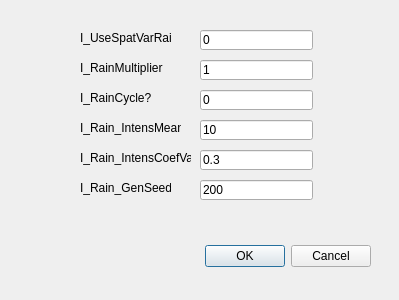
<?xml version="1.0" encoding="UTF-8"?>
<ui version="4.0">
 <class>Dialog</class>
 <widget class="QDialog" name="Dialog">
  <property name="geometry">
   <rect>
    <x>0</x>
    <y>0</y>
    <width>399</width>
    <height>300</height>
   </rect>
  </property>
  <property name="windowTitle">
   <string>Input RainFall Parameters</string>
  </property>
  <property name="windowIcon">
   <iconset resource="images.qrc">
    <normaloff>:/background/GenRiver logo.jpg</normaloff>:/background/GenRiver logo.jpg</iconset>
  </property>
  <widget class="QDialogButtonBox" name="buttonBox">
   <property name="geometry">
    <rect>
     <x>30</x>
     <y>240</y>
     <width>341</width>
     <height>32</height>
    </rect>
   </property>
   <property name="orientation">
    <enum>Qt::Horizontal</enum>
   </property>
   <property name="standardButtons">
    <set>QDialogButtonBox::Cancel|QDialogButtonBox::Ok</set>
   </property>
  </widget>
  <widget class="QLineEdit" name="I_RainMultiplier">
   <property name="geometry">
    <rect>
     <x>200</x>
     <y>60</y>
     <width>113</width>
     <height>20</height>
    </rect>
   </property>
   <property name="text">
    <string>1</string>
   </property>
  </widget>
  <widget class="QLabel" name="I_Rain_IntensMeanlabel">
   <property name="geometry">
    <rect>
     <x>80</x>
     <y>120</y>
     <width>101</width>
     <height>16</height>
    </rect>
   </property>
   <property name="text">
    <string>I_Rain_IntensMean</string>
   </property>
  </widget>
  <widget class="QLabel" name="I_RainMultiplierlabel">
   <property name="geometry">
    <rect>
     <x>80</x>
     <y>60</y>
     <width>91</width>
     <height>16</height>
    </rect>
   </property>
   <property name="text">
    <string>I_RainMultiplier</string>
   </property>
  </widget>
  <widget class="QLabel" name="label_5">
   <property name="geometry">
    <rect>
     <x>80</x>
     <y>180</y>
     <width>91</width>
     <height>16</height>
    </rect>
   </property>
   <property name="text">
    <string>I_Rain_GenSeed</string>
   </property>
  </widget>
  <widget class="QLabel" name="label">
   <property name="geometry">
    <rect>
     <x>80</x>
     <y>30</y>
     <width>91</width>
     <height>16</height>
    </rect>
   </property>
   <property name="text">
    <string>I_UseSpatVarRain?</string>
   </property>
  </widget>
  <widget class="QLineEdit" name="I_Rain_GenSeed">
   <property name="geometry">
    <rect>
     <x>200</x>
     <y>180</y>
     <width>113</width>
     <height>20</height>
    </rect>
   </property>
   <property name="text">
    <string>200</string>
   </property>
  </widget>
  <widget class="QLineEdit" name="I_Rain_IntensCoefVar">
   <property name="geometry">
    <rect>
     <x>200</x>
     <y>150</y>
     <width>113</width>
     <height>20</height>
    </rect>
   </property>
   <property name="text">
    <string>0.3</string>
   </property>
  </widget>
  <widget class="QLineEdit" name="isI_UseSpatVarRain">
   <property name="geometry">
    <rect>
     <x>200</x>
     <y>30</y>
     <width>113</width>
     <height>20</height>
    </rect>
   </property>
   <property name="text">
    <string>0</string>
   </property>
  </widget>
  <widget class="QLabel" name="isI_RainCyclelabel">
   <property name="geometry">
    <rect>
     <x>80</x>
     <y>90</y>
     <width>91</width>
     <height>16</height>
    </rect>
   </property>
   <property name="text">
    <string>I_RainCycle?</string>
   </property>
  </widget>
  <widget class="QLineEdit" name="isI_RainCycle">
   <property name="geometry">
    <rect>
     <x>200</x>
     <y>90</y>
     <width>113</width>
     <height>20</height>
    </rect>
   </property>
   <property name="text">
    <string>0</string>
   </property>
  </widget>
  <widget class="QLabel" name="label_4">
   <property name="geometry">
    <rect>
     <x>80</x>
     <y>150</y>
     <width>111</width>
     <height>16</height>
    </rect>
   </property>
   <property name="text">
    <string>I_Rain_IntensCoefVar</string>
   </property>
  </widget>
  <widget class="QLineEdit" name="I_Rain_IntensMean">
   <property name="geometry">
    <rect>
     <x>200</x>
     <y>120</y>
     <width>113</width>
     <height>20</height>
    </rect>
   </property>
   <property name="text">
    <string>10</string>
   </property>
  </widget>
 </widget>
 <resources>
  <include location="images.qrc"/>
 </resources>
 <connections>
  <connection>
   <sender>buttonBox</sender>
   <signal>accepted()</signal>
   <receiver>Dialog</receiver>
   <slot>accept()</slot>
   <hints>
    <hint type="sourcelabel">
     <x>248</x>
     <y>254</y>
    </hint>
    <hint type="destinationlabel">
     <x>157</x>
     <y>274</y>
    </hint>
   </hints>
  </connection>
  <connection>
   <sender>buttonBox</sender>
   <signal>rejected()</signal>
   <receiver>Dialog</receiver>
   <slot>reject()</slot>
   <hints>
    <hint type="sourcelabel">
     <x>316</x>
     <y>260</y>
    </hint>
    <hint type="destinationlabel">
     <x>286</x>
     <y>274</y>
    </hint>
   </hints>
  </connection>
 </connections>
</ui>
